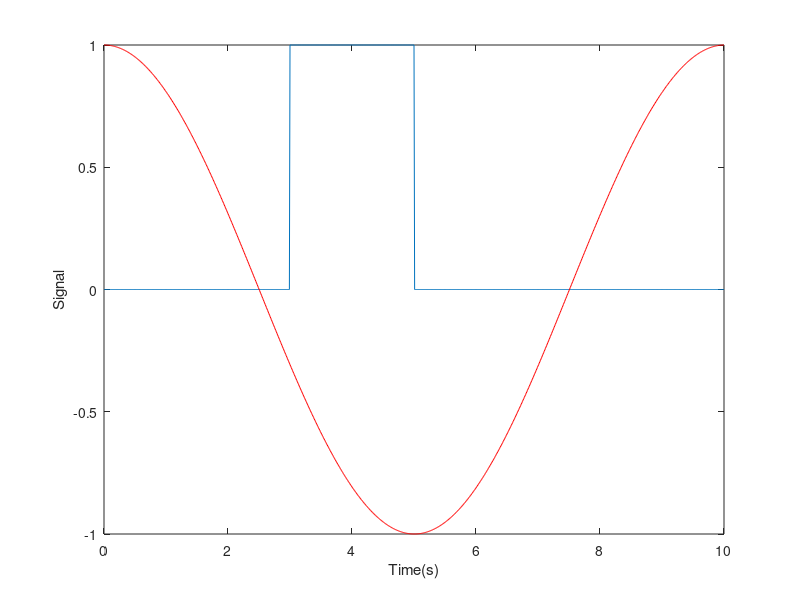
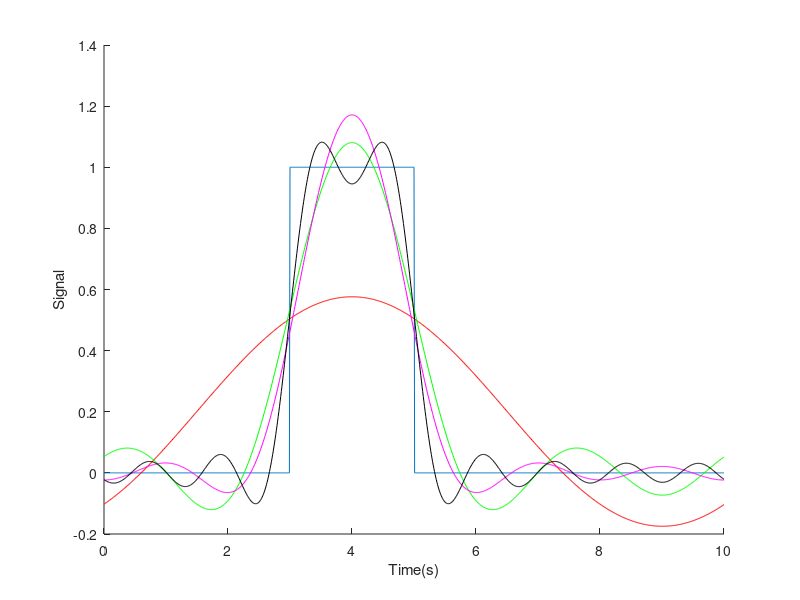

The MATLAB source for these figures, in order: (Note: this script raises an error after producing the figures.)
t = 0:0.01:10;
f = 2;
y2s = sin(2*pi*f*t);
y2c = cos(2*pi*f*t);
f = 5;
y5s = sin(2*pi*f*t);
y5c = cos(2*pi*f*t);
%{
figure;
subplot(2,1,1);
plot(t,y2s,'b');
hold on;
plot(t,y2c,'r');
ylabel('Y');
subplot(2,1,2);
plot(t,0.5*y5s,'b');
hold on
plot(t,0.5*y5c,'r');
xlabel('Time(s)');
ylabel('Y');
%}

t=0:0.01:10;
S = 0*t; % start off with all 0's
ind1 = find(t==3);
ind2 = find(t==5);
S(ind1:ind2) = 1;
%
figure(100);
plot(t,S);
xlabel('Time(s)');
ylabel('Signal');
box off;

sc = [ 0 0.1107 -0.1444 0.0955 -0.0267 0.0000 -0.0191 0.0416 -0.0355];
cc = [0.2008 -0.1516 0.0461 0.0318 -0.0376 -0.0008 0.0255 -0.0127 -0.0123];
freqs = [ 0 0.0999 0.1998 0.2997 0.3996 0.4995 0.5994 0.6993 0.7992];
f1 = sc(1)*sin(2*pi*freqs(1)*t) + cc(1)*cos(2*pi*freqs(1)*t);
f2 = 2*sc(2)*sin(2*pi*freqs(2)*t) + 2*cc(2)*cos(2*pi*freqs(2)*t);
f3 = 2*sc(3)*sin(2*pi*freqs(3)*t) + 2*cc(3)*cos(2*pi*freqs(3)*t);
f4 = 2*sc(4)*sin(2*pi*freqs(4)*t) + 2*cc(4)*cos(2*pi*freqs(4)*t);
f5 = 2*sc(5)*sin(2*pi*freqs(5)*t) + 2*cc(5)*cos(2*pi*freqs(5)*t);
f6 = 2*sc(6)*sin(2*pi*freqs(6)*t) + 2*cc(6)*cos(2*pi*freqs(6)*t);
f7 = 2*sc(7)*sin(2*pi*freqs(7)*t) + 2*cc(7)*cos(2*pi*freqs(7)*t);
f8 = 2*sc(8)*sin(2*pi*freqs(8)*t) + 2*cc(8)*cos(2*pi*freqs(8)*t);
f9 = 2*sc(9)*sin(2*pi*freqs(9)*t) + 2*cc(9)*cos(2*pi*freqs(9)*t);
figure(100);
hold on
plot(t,f1+f2,'r-');
plot(t,f1+f2+f3+f4,'g-');
plot(t,f1+f2+f3+f4+f5+f6,'m-');
plot(t,f1+f2+f3+f4+f5+f6+f7+f8+f9,'k-');
%}

sample_interval = t(2) - t(1);
sample_rate = 1/sample_interval;
N = length(t);
f1 = sample_rate * 1/N
figure;
plot(t,S);
hold on;
plot(t,cos(2*pi*f1*t),'r');
xlabel('Time(s)'); ylabel('Signal');
a1 = mean(S.*cos(2*pi*f1*t))

%display_fourier_coeffs(t)
[an,bn,fn] = fourier_coefficients(t,S);

S_reconstructed = an*cos(2*pi*fn'*t)+bn*sin(2*pi*fn'*t);
figure(100);
plot(t,S_reconstructed,'r--');
